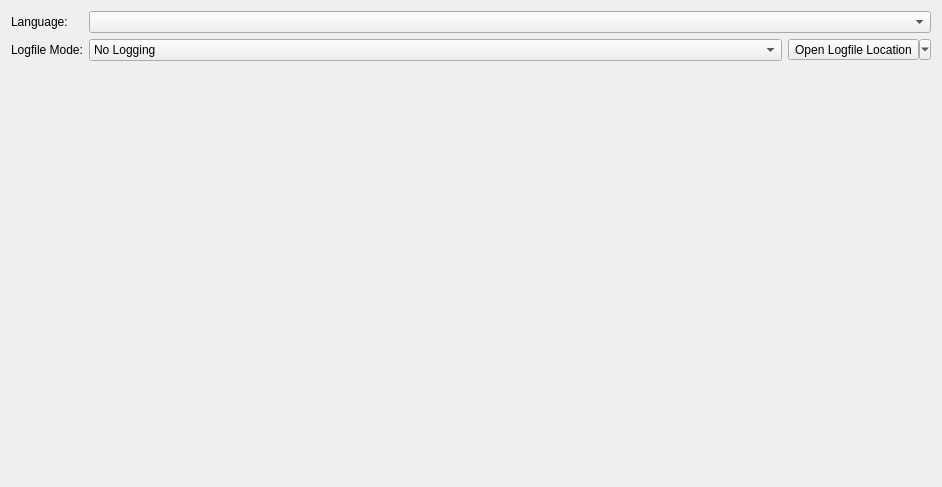
<?xml version="1.0" encoding="UTF-8"?>
<ui version="4.0">
 <class>WdgPreferencesPageGeneral</class>
 <widget class="QWidget" name="WdgPreferencesPageGeneral">
  <property name="geometry">
   <rect>
    <x>0</x>
    <y>0</y>
    <width>942</width>
    <height>487</height>
   </rect>
  </property>
  <property name="windowTitle">
   <string>Form</string>
  </property>
  <layout class="QFormLayout" name="formLayout">
   <item row="0" column="0">
    <widget class="QLabel" name="lLanguage">
     <property name="text">
      <string>Language:</string>
     </property>
    </widget>
   </item>
   <item row="0" column="1">
    <widget class="QComboBox" name="cbLanguage"/>
   </item>
   <item row="1" column="0">
    <widget class="QLabel" name="lLogfileMode">
     <property name="text">
      <string>Logfile Mode:</string>
     </property>
    </widget>
   </item>
   <item row="1" column="1">
    <layout class="QHBoxLayout" name="horizontalLayout" stretch="1,0">
     <item>
      <widget class="QComboBox" name="cbLogfileMode">
       <item>
        <property name="text">
         <string>No Logging</string>
        </property>
       </item>
       <item>
        <property name="text">
         <string>Normal</string>
        </property>
       </item>
       <item>
        <property name="text">
         <string>Debug</string>
        </property>
       </item>
       <item>
        <property name="text">
         <string>Detailed Debug</string>
        </property>
       </item>
      </widget>
     </item>
     <item>
      <widget class="QToolButton" name="tbLogfileLocation">
       <property name="text">
        <string>Open Logfile Location</string>
       </property>
       <property name="icon">
        <iconset resource="../../Resources.qrc">
         <normaloff>:/Icons/folder-open.ico</normaloff>:/Icons/folder-open.ico</iconset>
       </property>
       <property name="popupMode">
        <enum>QToolButton::ToolButtonPopupMode::MenuButtonPopup</enum>
       </property>
       <property name="toolButtonStyle">
        <enum>Qt::ToolButtonStyle::ToolButtonTextBesideIcon</enum>
       </property>
      </widget>
     </item>
    </layout>
   </item>
   <item row="2" column="1">
    <widget class="QLabel" name="lLogfileModeInfo">
     <property name="text">
      <string/>
     </property>
     <property name="alignment">
      <set>Qt::AlignmentFlag::AlignLeading|Qt::AlignmentFlag::AlignLeft|Qt::AlignmentFlag::AlignTop</set>
     </property>
     <property name="wordWrap">
      <bool>true</bool>
     </property>
    </widget>
   </item>
  </layout>
 </widget>
 <resources>
  <include location="../../Resources.qrc"/>
 </resources>
 <connections/>
</ui>
